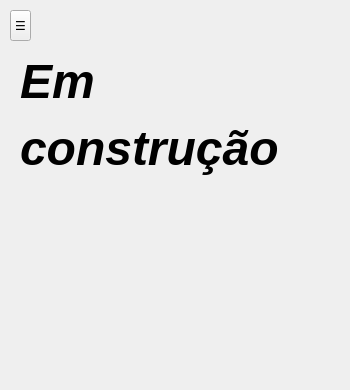
   <widget class="QWidget" name="page_5">
    <widget class="QLabel" name="label">
     <property name="geometry">
      <rect>
       <x>20</x>
       <y>-10</y>
       <width>321</width>
       <height>251</height>
      </rect>
     </property>
     <property name="text">
      <string>&lt;html&gt;&lt;head/&gt;&lt;body&gt;&lt;p&gt;&lt;span style=&quot; font-size:36pt; font-weight:600; font-style:italic;&quot;&gt;Em &lt;/span&gt;&lt;/p&gt;&lt;p&gt;&lt;span style=&quot; font-size:36pt; font-weight:600; font-style:italic;&quot;&gt;construção&lt;/span&gt;&lt;/p&gt;&lt;/body&gt;&lt;/html&gt;</string>
     </property>
    </widget>
    <widget class="QLabel" name="label_2">
     <property name="geometry">
      <rect>
       <x>-10</x>
       <y>210</y>
       <width>311</width>
       <height>171</height>
      </rect>
     </property>
     <property name="text">
      <string/>
     </property>
     <property name="pixmap">
      <pixmap>construcao.png</pixmap>
     </property>
     <property name="scaledContents">
      <bool>true</bool>
     </property>
    </widget>
    <widget class="QToolButton" name="toolButton_4">
     <property name="geometry">
      <rect>
       <x>10</x>
       <y>10</y>
       <width>21</width>
       <height>31</height>
      </rect>
     </property>
     <property name="font">
      <font/>
     </property>
     <property name="tabletTracking">
      <bool>false</bool>
     </property>
     <property name="styleSheet">
      <string notr="true">QToolButton:hover {
        color: #000;
        background-color: #e0e0e0;
        border-radius: 5px;
    }
 </string>
     </property>
     <property name="text">
      <string>☰</string>
     </property>
    </widget>
   </widget>
